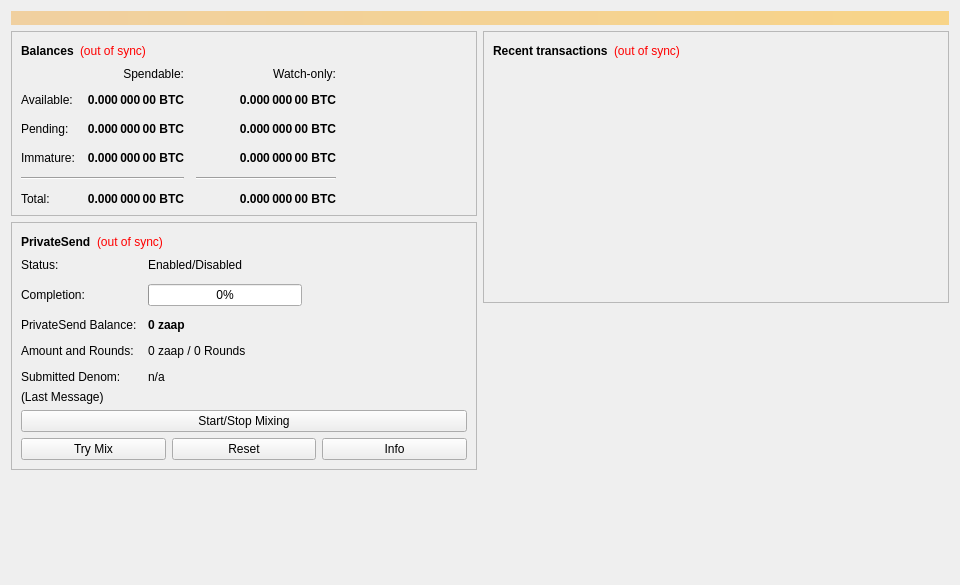
<?xml version="1.0" encoding="UTF-8"?>
<ui version="4.0">
 <class>OverviewPage</class>
 <widget class="QWidget" name="OverviewPage">
  <property name="geometry">
   <rect>
    <x>0</x>
    <y>0</y>
    <width>960</width>
    <height>585</height>
   </rect>
  </property>
  <property name="minimumSize">
   <size>
    <width>960</width>
    <height>0</height>
   </size>
  </property>
  <property name="windowTitle">
   <string>Form</string>
  </property>
  <layout class="QVBoxLayout" name="topLayout">
   <item>
    <widget class="QLabel" name="labelAlerts">
     <property name="visible">
      <bool>false</bool>
     </property>
     <property name="styleSheet">
      <string notr="true">QLabel { background-color: qlineargradient(x1: 0, y1: 0, x2: 1, y2: 0, stop:0 #F0D0A0, stop:1 #F8D488); color:#000000; }</string>
     </property>
     <property name="wordWrap">
      <bool>true</bool>
     </property>
     <property name="margin">
      <number>3</number>
     </property>
     <property name="textInteractionFlags">
      <set>Qt::TextSelectableByMouse</set>
     </property>
    </widget>
   </item>
   <item>
    <layout class="QHBoxLayout" name="horizontalLayout" stretch="1,1">
     <item>
      <layout class="QVBoxLayout" name="verticalLayout_2">
       <item>
        <widget class="QFrame" name="frame">
         <property name="frameShape">
          <enum>QFrame::StyledPanel</enum>
         </property>
         <property name="frameShadow">
          <enum>QFrame::Raised</enum>
         </property>
         <layout class="QVBoxLayout" name="verticalLayout_4">
          <item>
           <layout class="QHBoxLayout" name="horizontalLayout_4">
            <item>
             <widget class="QLabel" name="label_5">
              <property name="font">
               <font>
                <weight>75</weight>
                <bold>true</bold>
               </font>
              </property>
              <property name="text">
               <string>Balances</string>
              </property>
             </widget>
            </item>
            <item>
             <widget class="QLabel" name="labelWalletStatus">
              <property name="toolTip">
               <string>The displayed information may be out of date. Your wallet automatically synchronizes with the zaap network after a connection is established, but this process has not completed yet.</string>
              </property>
              <property name="styleSheet">
               <string notr="true">QLabel { color: red; }</string>
              </property>
              <property name="text">
               <string notr="true">(out of sync)</string>
              </property>
              <property name="alignment">
               <set>Qt::AlignLeading|Qt::AlignLeft|Qt::AlignVCenter</set>
              </property>
             </widget>
            </item>
            <item>
             <spacer name="horizontalSpacer_3">
              <property name="orientation">
               <enum>Qt::Horizontal</enum>
              </property>
              <property name="sizeHint" stdset="0">
               <size>
                <width>40</width>
                <height>20</height>
               </size>
              </property>
             </spacer>
            </item>
           </layout>
          </item>
          <item>
           <layout class="QGridLayout" name="gridLayout">
            <property name="spacing">
             <number>12</number>
            </property>
            <item row="2" column="2">
             <widget class="QLabel" name="labelWatchPending">
              <property name="font">
               <font>
                <weight>75</weight>
                <bold>true</bold>
               </font>
              </property>
              <property name="cursor">
               <cursorShape>IBeamCursor</cursorShape>
              </property>
              <property name="toolTip">
               <string>Unconfirmed transactions to watch-only addresses</string>
              </property>
              <property name="text">
               <string notr="true">0.000 000 00 BTC</string>
              </property>
              <property name="alignment">
               <set>Qt::AlignRight|Qt::AlignTrailing|Qt::AlignVCenter</set>
              </property>
              <property name="textInteractionFlags">
               <set>Qt::LinksAccessibleByMouse|Qt::TextSelectableByKeyboard|Qt::TextSelectableByMouse</set>
              </property>
             </widget>
            </item>
            <item row="2" column="1">
             <widget class="QLabel" name="labelUnconfirmed">
              <property name="font">
               <font>
                <weight>75</weight>
                <bold>true</bold>
               </font>
              </property>
              <property name="cursor">
               <cursorShape>IBeamCursor</cursorShape>
              </property>
              <property name="toolTip">
               <string>Total of transactions that have yet to be confirmed, and do not yet count toward the spendable balance</string>
              </property>
              <property name="text">
               <string notr="true">0.000 000 00 BTC</string>
              </property>
              <property name="alignment">
               <set>Qt::AlignRight|Qt::AlignTrailing|Qt::AlignVCenter</set>
              </property>
              <property name="textInteractionFlags">
               <set>Qt::LinksAccessibleByMouse|Qt::TextSelectableByKeyboard|Qt::TextSelectableByMouse</set>
              </property>
             </widget>
            </item>
            <item row="3" column="2">
             <widget class="QLabel" name="labelWatchImmature">
              <property name="font">
               <font>
                <weight>75</weight>
                <bold>true</bold>
               </font>
              </property>
              <property name="cursor">
               <cursorShape>IBeamCursor</cursorShape>
              </property>
              <property name="toolTip">
               <string>Mined balance in watch-only addresses that has not yet matured</string>
              </property>
              <property name="text">
               <string notr="true">0.000 000 00 BTC</string>
              </property>
              <property name="alignment">
               <set>Qt::AlignRight|Qt::AlignTrailing|Qt::AlignVCenter</set>
              </property>
              <property name="textInteractionFlags">
               <set>Qt::LinksAccessibleByMouse|Qt::TextSelectableByKeyboard|Qt::TextSelectableByMouse</set>
              </property>
             </widget>
            </item>
            <item row="4" column="0" colspan="2">
             <widget class="Line" name="lineSpendableBalance">
              <property name="orientation">
               <enum>Qt::Horizontal</enum>
              </property>
             </widget>
            </item>
            <item row="4" column="2">
             <widget class="Line" name="lineWatchBalance">
              <property name="sizePolicy">
               <sizepolicy hsizetype="Preferred" vsizetype="Fixed">
                <horstretch>0</horstretch>
                <verstretch>0</verstretch>
               </sizepolicy>
              </property>
              <property name="minimumSize">
               <size>
                <width>140</width>
                <height>0</height>
               </size>
              </property>
              <property name="orientation">
               <enum>Qt::Horizontal</enum>
              </property>
             </widget>
            </item>
            <item row="5" column="0">
             <widget class="QLabel" name="labelTotalText">
              <property name="text">
               <string>Total:</string>
              </property>
             </widget>
            </item>
            <item row="3" column="1">
             <widget class="QLabel" name="labelImmature">
              <property name="font">
               <font>
                <weight>75</weight>
                <bold>true</bold>
               </font>
              </property>
              <property name="cursor">
               <cursorShape>IBeamCursor</cursorShape>
              </property>
              <property name="toolTip">
               <string>Mined balance that has not yet matured</string>
              </property>
              <property name="text">
               <string notr="true">0.000 000 00 BTC</string>
              </property>
              <property name="alignment">
               <set>Qt::AlignRight|Qt::AlignTrailing|Qt::AlignVCenter</set>
              </property>
              <property name="textInteractionFlags">
               <set>Qt::LinksAccessibleByMouse|Qt::TextSelectableByKeyboard|Qt::TextSelectableByMouse</set>
              </property>
             </widget>
            </item>
            <item row="2" column="3">
             <spacer name="horizontalSpacer_2">
              <property name="orientation">
               <enum>Qt::Horizontal</enum>
              </property>
              <property name="sizeHint" stdset="0">
               <size>
                <width>40</width>
                <height>20</height>
               </size>
              </property>
             </spacer>
            </item>
            <item row="3" column="0">
             <widget class="QLabel" name="labelImmatureText">
              <property name="text">
               <string>Immature:</string>
              </property>
             </widget>
            </item>
            <item row="5" column="1">
             <widget class="QLabel" name="labelTotal">
              <property name="font">
               <font>
                <weight>75</weight>
                <bold>true</bold>
               </font>
              </property>
              <property name="cursor">
               <cursorShape>IBeamCursor</cursorShape>
              </property>
              <property name="toolTip">
               <string>Your current total balance</string>
              </property>
              <property name="text">
               <string notr="true">0.000 000 00 BTC</string>
              </property>
              <property name="alignment">
               <set>Qt::AlignRight|Qt::AlignTrailing|Qt::AlignVCenter</set>
              </property>
              <property name="textInteractionFlags">
               <set>Qt::LinksAccessibleByMouse|Qt::TextSelectableByKeyboard|Qt::TextSelectableByMouse</set>
              </property>
             </widget>
            </item>
            <item row="5" column="2">
             <widget class="QLabel" name="labelWatchTotal">
              <property name="font">
               <font>
                <weight>75</weight>
                <bold>true</bold>
               </font>
              </property>
              <property name="cursor">
               <cursorShape>IBeamCursor</cursorShape>
              </property>
              <property name="toolTip">
               <string>Current total balance in watch-only addresses</string>
              </property>
              <property name="text">
               <string notr="true">0.000 000 00 BTC</string>
              </property>
              <property name="alignment">
               <set>Qt::AlignRight|Qt::AlignTrailing|Qt::AlignVCenter</set>
              </property>
              <property name="textInteractionFlags">
               <set>Qt::LinksAccessibleByMouse|Qt::TextSelectableByKeyboard|Qt::TextSelectableByMouse</set>
              </property>
             </widget>
            </item>
            <item row="0" column="2">
             <widget class="QLabel" name="labelWatchonly">
              <property name="text">
               <string>Watch-only:</string>
              </property>
              <property name="alignment">
               <set>Qt::AlignRight|Qt::AlignTrailing|Qt::AlignVCenter</set>
              </property>
             </widget>
            </item>
            <item row="1" column="0">
             <widget class="QLabel" name="labelBalanceText">
              <property name="text">
               <string>Available:</string>
              </property>
             </widget>
            </item>
            <item row="1" column="1">
             <widget class="QLabel" name="labelBalance">
              <property name="font">
               <font>
                <weight>75</weight>
                <bold>true</bold>
               </font>
              </property>
              <property name="cursor">
               <cursorShape>IBeamCursor</cursorShape>
              </property>
              <property name="toolTip">
               <string>Your current spendable balance</string>
              </property>
              <property name="text">
               <string notr="true">0.000 000 00 BTC</string>
              </property>
              <property name="alignment">
               <set>Qt::AlignRight|Qt::AlignTrailing|Qt::AlignVCenter</set>
              </property>
              <property name="textInteractionFlags">
               <set>Qt::LinksAccessibleByMouse|Qt::TextSelectableByKeyboard|Qt::TextSelectableByMouse</set>
              </property>
             </widget>
            </item>
            <item row="1" column="2">
             <widget class="QLabel" name="labelWatchAvailable">
              <property name="font">
               <font>
                <weight>75</weight>
                <bold>true</bold>
               </font>
              </property>
              <property name="cursor">
               <cursorShape>IBeamCursor</cursorShape>
              </property>
              <property name="toolTip">
               <string>Your current balance in watch-only addresses</string>
              </property>
              <property name="text">
               <string notr="true">0.000 000 00 BTC</string>
              </property>
              <property name="alignment">
               <set>Qt::AlignRight|Qt::AlignTrailing|Qt::AlignVCenter</set>
              </property>
              <property name="textInteractionFlags">
               <set>Qt::LinksAccessibleByMouse|Qt::TextSelectableByKeyboard|Qt::TextSelectableByMouse</set>
              </property>
             </widget>
            </item>
            <item row="2" column="0">
             <widget class="QLabel" name="labelPendingText">
              <property name="text">
               <string>Pending:</string>
              </property>
             </widget>
            </item>
            <item row="0" column="1">
             <widget class="QLabel" name="labelSpendable">
              <property name="text">
               <string>Spendable:</string>
              </property>
              <property name="alignment">
               <set>Qt::AlignRight|Qt::AlignTrailing|Qt::AlignVCenter</set>
              </property>
             </widget>
            </item>
           </layout>
          </item>
         </layout>
        </widget>
       </item>
       <item>
        <widget class="QFrame" name="framePrivateSend">
         <property name="layoutDirection">
          <enum>Qt::LeftToRight</enum>
         </property>
         <property name="frameShape">
          <enum>QFrame::StyledPanel</enum>
         </property>
         <property name="frameShadow">
          <enum>QFrame::Raised</enum>
         </property>
         <layout class="QVBoxLayout" name="VerticalLayout_PS1">
          <item>
           <layout class="QHBoxLayout" name="horizontalLayout_5">
            <item>
             <widget class="QLabel" name="labelPrivateSendHeader">
              <property name="font">
               <font>
                <weight>75</weight>
                <bold>true</bold>
               </font>
              </property>
              <property name="text">
               <string>PrivateSend</string>
              </property>
             </widget>
            </item>
            <item>
             <widget class="QLabel" name="labelPrivateSendSyncStatus">
              <property name="toolTip">
               <string>The displayed information may be out of date. Your wallet automatically synchronizes with the zaap network after a connection is established, but this process has not completed yet.</string>
              </property>
              <property name="styleSheet">
               <string notr="true">QLabel { color: red; }</string>
              </property>
              <property name="text">
               <string notr="true">(out of sync)</string>
              </property>
              <property name="alignment">
               <set>Qt::AlignLeading|Qt::AlignLeft|Qt::AlignVCenter</set>
              </property>
             </widget>
            </item>
            <item>
             <spacer name="horizontalSpacer_4">
              <property name="orientation">
               <enum>Qt::Horizontal</enum>
              </property>
              <property name="sizeHint" stdset="0">
               <size>
                <width>40</width>
                <height>20</height>
               </size>
              </property>
             </spacer>
            </item>
           </layout>
          </item>
          <item>
           <layout class="QFormLayout" name="privateSendFormLayout">
            <property name="fieldGrowthPolicy">
             <enum>QFormLayout::AllNonFixedFieldsGrow</enum>
            </property>
            <property name="horizontalSpacing">
             <number>11</number>
            </property>
            <property name="verticalSpacing">
             <number>12</number>
            </property>
            <item row="0" column="0">
             <widget class="QLabel" name="labelPrivateSendEnabledText">
              <property name="text">
               <string>Status:</string>
              </property>
             </widget>
            </item>
            <item row="0" column="1">
             <widget class="QLabel" name="labelPrivateSendEnabled">
              <property name="text">
               <string>Enabled/Disabled</string>
              </property>
             </widget>
            </item>
            <item row="1" column="0">
             <widget class="QLabel" name="labelCompletitionText">
              <property name="text">
               <string>Completion:</string>
              </property>
             </widget>
            </item>
            <item row="1" column="1">
             <widget class="QProgressBar" name="privateSendProgress">
              <property name="maximumSize">
               <size>
                <width>154</width>
                <height>16777215</height>
               </size>
              </property>
              <property name="value">
               <number>0</number>
              </property>
             </widget>
            </item>
            <item row="2" column="0">
             <widget class="QLabel" name="labelAnonymizedText">
              <property name="text">
               <string>PrivateSend Balance:</string>
              </property>
             </widget>
            </item>
            <item row="2" column="1">
             <widget class="QLabel" name="labelAnonymized">
              <property name="font">
               <font>
                <weight>75</weight>
                <bold>true</bold>
               </font>
              </property>
              <property name="text">
               <string notr="true">0 zaap</string>
              </property>
             </widget>
            </item>
            <item row="3" column="0">
             <widget class="QLabel" name="labelAmountAndRoundsText">
              <property name="text">
               <string>Amount and Rounds:</string>
              </property>
             </widget>
            </item>
            <item row="3" column="1">
             <widget class="QLabel" name="labelAmountRounds">
              <property name="text">
               <string>0 zaap / 0 Rounds</string>
              </property>
             </widget>
            </item>
            <item row="4" column="0">
             <widget class="QLabel" name="labelSubmittedDenomText">
              <property name="text">
               <string>Submitted Denom:</string>
              </property>
             </widget>
            </item>
            <item row="4" column="1">
             <widget class="QLabel" name="labelSubmittedDenom">
              <property name="toolTip">
               <string>The denominations you submitted to the Masternode.&lt;br&gt;To mix, other users must submit the exact same denominations.</string>
              </property>
              <property name="text">
               <string>n/a</string>
              </property>
             </widget>
            </item>
           </layout>
          </item>
          <item>
           <layout class="QVBoxLayout" name="VerticalLayout_PS">
            <item>
             <widget class="QLabel" name="labelPrivateSendLastMessage">
              <property name="text">
               <string>(Last Message)</string>
              </property>
              <property name="alignment">
               <set>Qt::AlignLeading|Qt::AlignLeft|Qt::AlignTop</set>
              </property>
              <property name="wordWrap">
               <bool>true</bool>
              </property>
             </widget>
            </item>
            <item>
             <widget class="QPushButton" name="togglePrivateSend">
              <property name="sizePolicy">
               <sizepolicy hsizetype="MinimumExpanding" vsizetype="Fixed">
                <horstretch>0</horstretch>
                <verstretch>0</verstretch>
               </sizepolicy>
              </property>
              <property name="text">
               <string>Start/Stop Mixing</string>
              </property>
             </widget>
            </item>
            <item>
             <layout class="QHBoxLayout" name="horizontalLayout_debugbuttons">
              <item>
               <widget class="QPushButton" name="privateSendAuto">
                <property name="sizePolicy">
                 <sizepolicy hsizetype="MinimumExpanding" vsizetype="Fixed">
                  <horstretch>0</horstretch>
                  <verstretch>0</verstretch>
                 </sizepolicy>
                </property>
                <property name="toolTip">
                 <string>Try to manually submit a PrivateSend request.</string>
                </property>
                <property name="text">
                 <string>Try Mix</string>
                </property>
               </widget>
              </item>
              <item>
               <widget class="QPushButton" name="privateSendReset">
                <property name="sizePolicy">
                 <sizepolicy hsizetype="MinimumExpanding" vsizetype="Fixed">
                  <horstretch>0</horstretch>
                  <verstretch>0</verstretch>
                 </sizepolicy>
                </property>
                <property name="toolTip">
                 <string>Reset the current status of PrivateSend (can interrupt PrivateSend if it's in the process of Mixing, which can cost you money!)</string>
                </property>
                <property name="autoFillBackground">
                 <bool>false</bool>
                </property>
                <property name="text">
                 <string>Reset</string>
                </property>
               </widget>
              </item>
              <item>
               <widget class="QPushButton" name="privateSendInfo">
                <property name="sizePolicy">
                 <sizepolicy hsizetype="MinimumExpanding" vsizetype="Fixed">
                  <horstretch>0</horstretch>
                  <verstretch>0</verstretch>
                 </sizepolicy>
                </property>
                <property name="toolTip">
                 <string>Information about PrivateSend and Mixing</string>
                </property>
                <property name="text">
                 <string>Info</string>
                </property>
               </widget>
              </item>
             </layout>
            </item>
           </layout>
          </item>
         </layout>
        </widget>
       </item>
       <item>
        <spacer name="verticalSpacer">
         <property name="orientation">
          <enum>Qt::Vertical</enum>
         </property>
         <property name="sizeHint" stdset="0">
          <size>
           <width>20</width>
           <height>40</height>
          </size>
         </property>
        </spacer>
       </item>
      </layout>
     </item>
     <item>
      <layout class="QVBoxLayout" name="verticalLayout_3">
       <item>
        <widget class="QFrame" name="frame_2">
         <property name="frameShape">
          <enum>QFrame::StyledPanel</enum>
         </property>
         <property name="frameShadow">
          <enum>QFrame::Raised</enum>
         </property>
         <layout class="QVBoxLayout" name="verticalLayout">
          <item>
           <layout class="QHBoxLayout" name="horizontalLayout_2">
            <item>
             <widget class="QLabel" name="label_4">
              <property name="font">
               <font>
                <weight>75</weight>
                <bold>true</bold>
               </font>
              </property>
              <property name="text">
               <string>Recent transactions</string>
              </property>
             </widget>
            </item>
            <item>
             <widget class="QLabel" name="labelTransactionsStatus">
              <property name="toolTip">
               <string>The displayed information may be out of date. Your wallet automatically synchronizes with the zaap network after a connection is established, but this process has not completed yet.</string>
              </property>
              <property name="styleSheet">
               <string notr="true">QLabel { color: red; }</string>
              </property>
              <property name="text">
               <string notr="true">(out of sync)</string>
              </property>
              <property name="alignment">
               <set>Qt::AlignLeading|Qt::AlignLeft|Qt::AlignVCenter</set>
              </property>
             </widget>
            </item>
            <item>
             <spacer name="horizontalSpacer">
              <property name="orientation">
               <enum>Qt::Horizontal</enum>
              </property>
              <property name="sizeHint" stdset="0">
               <size>
                <width>40</width>
                <height>20</height>
               </size>
              </property>
             </spacer>
            </item>
           </layout>
          </item>
          <item>
           <widget class="QListView" name="listTransactions">
            <property name="styleSheet">
             <string notr="true">QListView { background: transparent; }</string>
            </property>
            <property name="frameShape">
             <enum>QFrame::NoFrame</enum>
            </property>
            <property name="verticalScrollBarPolicy">
             <enum>Qt::ScrollBarAlwaysOff</enum>
            </property>
            <property name="horizontalScrollBarPolicy">
             <enum>Qt::ScrollBarAlwaysOff</enum>
            </property>
            <property name="selectionMode">
             <enum>QAbstractItemView::NoSelection</enum>
            </property>
           </widget>
          </item>
         </layout>
        </widget>
       </item>
       <item>
        <spacer name="verticalSpacer_2">
         <property name="orientation">
          <enum>Qt::Vertical</enum>
         </property>
         <property name="sizeHint" stdset="0">
          <size>
           <width>20</width>
           <height>40</height>
          </size>
         </property>
        </spacer>
       </item>
      </layout>
     </item>
    </layout>
   </item>
  </layout>
 </widget>
 <resources/>
 <connections/>
</ui>
